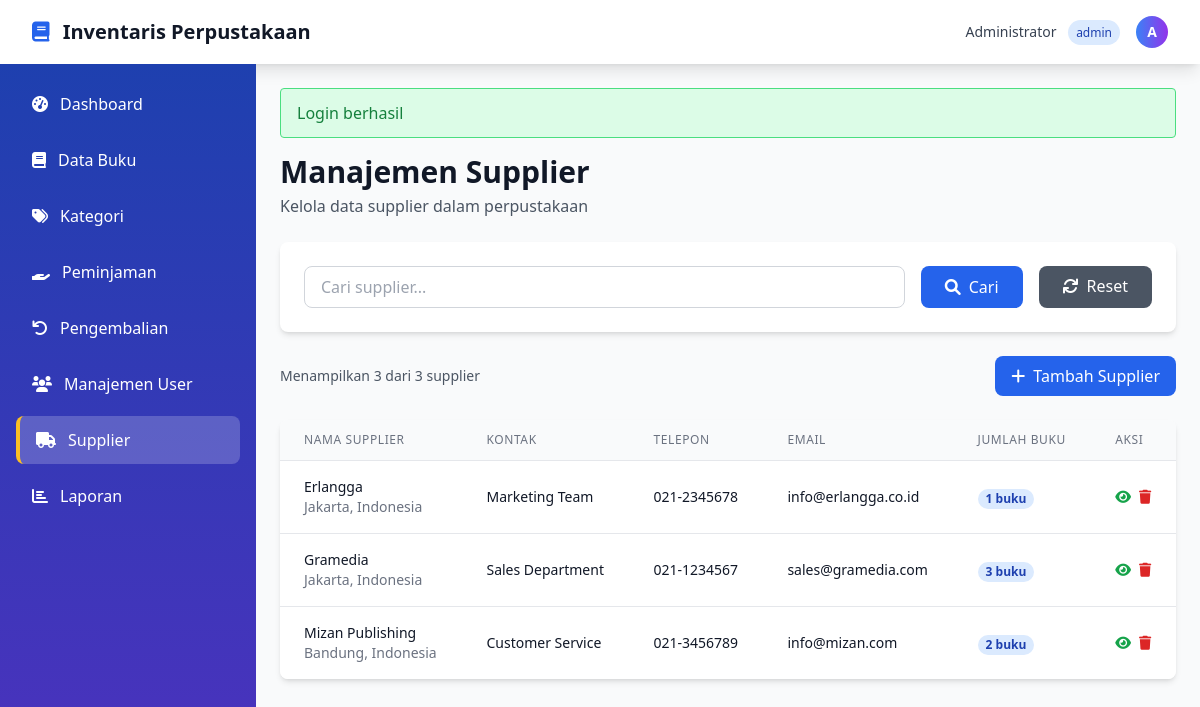
Page /suppliers.php (signed in) on the committed database.
### tables this page shows
CREATE TABLE suppliers (
    id INT PRIMARY KEY AUTO_INCREMENT,
    name VARCHAR(100) NOT NULL,
    contact_person VARCHAR(100),
    phone VARCHAR(20),
    email VARCHAR(100),
    address TEXT,
    created_at TIMESTAMP DEFAULT CURRENT_TIMESTAMP,
    updated_at TIMESTAMP DEFAULT CURRENT_TIMESTAMP ON UPDATE CURRENT_TIMESTAMP
);

### suppliers.php (the view, shortened to what this page needs)
<?php
require_once 'includes/header.php';
$database = new Database();
$db = $database->getConnection();
$action = $_GET['action'] ?? 'list';
$page = isset($_GET['page']) ? (int)$_GET['page'] : 1;
$search = $_GET['search'] ?? '';
$items_per_page = ITEMS_PER_PAGE;
$where_conditions = [];
$params = [];
$where_clause = $where_conditions ? "WHERE " . implode(" AND ", $where_conditions) : "";
try {
    $count_query = "SELECT COUNT(*) as total FROM suppliers $where_clause";
    $count_stmt = $db->prepare($count_query);
    $count_stmt->execute($params);
    $total_items = $count_stmt->fetch()['total'];
    $pagination = get_pagination($total_items, $page, $items_per_page);
    $query = "SELECT s.*, COUNT(i.id) as item_count
              FROM suppliers s
              LEFT JOIN items i ON s.id = i.supplier_id AND i.is_active = 1
              $where_clause
              GROUP BY s.id
              ORDER BY s.name ASC
              LIMIT ? OFFSET ?";
    $stmt = $db->prepare($query);
    $params = array_merge($params, [$items_per_page, $pagination['offset']]);
    $stmt->execute($params);
    $suppliers = $stmt->fetchAll();
} catch (PDOException $e) {
    set_flash_message('error', 'Gagal memuat data: ' . $e->getMessage());
    $suppliers = [];
}
?>
<div class="mb-6">
    <h1 class="text-3xl font-bold text-gray-900">Manajemen Supplier</h1>
    <p class="text-gray-600 mt-1">Kelola data supplier dalam perpustakaan</p>
</div>
<?php if ($action === 'list'): ?>
<div class="bg-white rounded-lg shadow-md p-6 mb-6">
    <form method="GET" class="flex gap-4">
        <div class="flex-1">
            <input type="text"
                   name="search"
                   placeholder="Cari supplier..."
                   value="<?php echo htmlspecialchars($search); ?>"
                   class="w-full px-4 py-2 border border-gray-300 rounded-lg focus:ring-2 focus:ring-blue-500 focus:border-transparent">
        </div>
        <button type="submit" class="px-6 py-2 bg-blue-600 text-white rounded-lg hover:bg-blue-700 transition-colors">
            <i class="fas fa-search mr-2"></i>Cari
        </button>
        <a href="suppliers.php" class="px-6 py-2 bg-gray-600 text-white rounded-lg hover:bg-gray-700 transition-colors">
            <i class="fas fa-refresh mr-2"></i>Reset
        </a>
    </form>
</div>
<div class="flex justify-between items-center mb-6">
    <div class="text-sm text-gray-600">
        Menampilkan <?php echo count($suppliers); ?> dari <?php echo number_format($total_items); ?> supplier
    </div>
    <a href="suppliers.php?action=add" class="px-4 py-2 bg-blue-600 text-white rounded-lg hover:bg-blue-700 transition-colors">
        <i class="fas fa-plus mr-2"></i>Tambah Supplier
    </a>
</div>
<div class="bg-white rounded-lg shadow-md overflow-hidden">
    <div class="overflow-x-auto">
        <table class="min-w-full divide-y divide-gray-200">
            <thead class="bg-gray-50">
                <tr>
                    <th class="px-6 py-3 text-left text-xs font-medium text-gray-500 uppercase tracking-wider">Nama Supplier</th>
                    <th class="px-6 py-3 text-left text-xs font-medium text-gray-500 uppercase tracking-wider">Kontak</th>
                    <th class="px-6 py-3 text-left text-xs font-medium text-gray-500 uppercase tracking-wider">Telepon</th>
                    <th class="px-6 py-3 text-left text-xs font-medium text-gray-500 uppercase tracking-wider">Email</th>
                    <th class="px-6 py-3 text-left text-xs font-medium text-gray-500 uppercase tracking-wider">Jumlah Buku</th>
                    <th class="px-6 py-3 text-left text-xs font-medium text-gray-500 uppercase tracking-wider">Aksi</th>
                </tr>
            </thead>
            <tbody class="bg-white divide-y divide-gray-200">
                <?php foreach ($suppliers as $supplier): ?>
                <tr class="hover:bg-gray-50">
                    <td class="px-6 py-4 whitespace-nowrap">
                        <div class="text-sm font-medium text-gray-900"><?php echo htmlspecialchars($supplier['name']); ?></div>
                        <div class="text-sm text-gray-500"><?php echo htmlspecialchars($supplier['address'] ?: '-'); ?></div>
                    </td>
                    <td class="px-6 py-4 whitespace-nowrap text-sm text-gray-900">
                        <?php echo htmlspecialchars($supplier['contact_person'] ?: '-'); ?>
                    </td>
                    <td class="px-6 py-4 whitespace-nowrap text-sm text-gray-900">
                        <?php echo htmlspecialchars($supplier['phone'] ?: '-'); ?>
                    </td>
                    <td class="px-6 py-4 whitespace-nowrap text-sm text-gray-900">
                        <?php echo htmlspecialchars($supplier['email'] ?: '-'); ?>
                    </td>
                    <td class="px-6 py-4 whitespace-nowrap">
                        <span class="px-2 inline-flex text-xs leading-5 font-semibold rounded-full bg-blue-100 text-blue-800">
                            <?php echo $supplier['item_count']; ?> buku
                        </span>
                    </td>
                    <td class="px-6 py-4 whitespace-nowrap text-sm font-medium">
                        <div class="flex space-x-2">
                            <a href="suppliers.php?action=view&id=<?php echo $supplier['id']; ?>"
                               class="text-green-600 hover:text-green-900">
                                <i class="fas fa-eye"></i>
                            </a>
                            <form method="POST" style="display: inline;" onsubmit="return confirmDelete('Apakah Anda yakin ingin menghapus supplier ini?')">
                                <button type="submit" name="delete" class="text-red-600 hover:text-red-900">
                                    <i class="fas fa-trash"></i>
                                </button>
                            </form>
                        </div>
                    </td>
                </tr>
                <?php endforeach; ?>
            </tbody>
        </table>
    </div>
</div>
<?php endif; ?>
<?php require_once 'includes/footer.php'; ?>

### rows in the picture
suppliers: name "Erlangga", address "Jakarta, Indonesia", contact_person "Marketing Team", phone "021-2345678", email "info@erlangga.co.id", item_count "1"
suppliers: name "Gramedia", address "Jakarta, Indonesia", contact_person "Sales Department", phone "021-1234567", email "sales@gramedia.com", item_count "3"
suppliers: name "Mizan Publishing", address "Bandung, Indonesia", contact_person "Customer Service", phone "021-3456789", email "info@mizan.com", item_count "2"

### other values in the picture
APP_NAME "Inventaris Perpustakaan"
$_SESSION['full_name'] "Administrator"
$_SESSION['user_role'] "admin"
substr($_SESSION['full_name'], 0, 1) "A"
$message['message'] "Login berhasil"
count($suppliers) "3"
$total_items "3"
